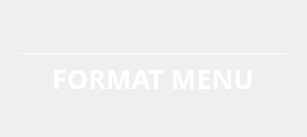
            <widget class="QWidget" name="homePage">
             <layout class="QHBoxLayout" name="horizontalLayout_10">
              <item alignment="Qt::AlignHCenter|Qt::AlignVCenter">
               <widget class="QWidget" name="widget_10" native="true">
                <property name="styleSheet">
                 <string notr="true">*{
	color: rgb(255, 255, 255);
}</string>
                </property>
                <layout class="QVBoxLayout" name="verticalLayout_8">
                 <item alignment="Qt::AlignHCenter">
                  <widget class="QLabel" name="label_8">
                   <property name="sizePolicy">
                    <sizepolicy hsizetype="Fixed" vsizetype="Fixed">
                     <horstretch>0</horstretch>
                     <verstretch>0</verstretch>
                    </sizepolicy>
                   </property>
                   <property name="maximumSize">
                    <size>
                     <width>200</width>
                     <height>150</height>
                    </size>
                   </property>
                   <property name="text">
                    <string/>
                   </property>
                   <property name="pixmap">
                    <pixmap>../kindpng_2099181.png</pixmap>
                   </property>
                   <property name="scaledContents">
                    <bool>true</bool>
                   </property>
                  </widget>
                 </item>
                 <item alignment="Qt::AlignBottom">
                  <widget class="QLabel" name="label_9">
                   <property name="sizePolicy">
                    <sizepolicy hsizetype="Preferred" vsizetype="Expanding">
                     <horstretch>0</horstretch>
                     <verstretch>0</verstretch>
                    </sizepolicy>
                   </property>
                   <property name="text">
                    <string>________________________________________</string>
                   </property>
                  </widget>
                 </item>
                 <item alignment="Qt::AlignHCenter|Qt::AlignBottom">
                  <widget class="QLabel" name="label_10">
                   <property name="sizePolicy">
                    <sizepolicy hsizetype="Preferred" vsizetype="Expanding">
                     <horstretch>0</horstretch>
                     <verstretch>0</verstretch>
                    </sizepolicy>
                   </property>
                   <property name="font">
                    <font>
                     <family>Corbel</family>
                     <pointsize>20</pointsize>
                     <weight>75</weight>
                     <bold>true</bold>
                    </font>
                   </property>
                   <property name="text">
                    <string>FORMAT MENU</string>
                   </property>
                  </widget>
                 </item>
                 <item alignment="Qt::AlignHCenter">
                  <widget class="QLabel" name="clockLab">
                   <property name="text">
                    <string/>
                   </property>
                  </widget>
                 </item>
                </layout>
               </widget>
              </item>
             </layout>
            </widget>
